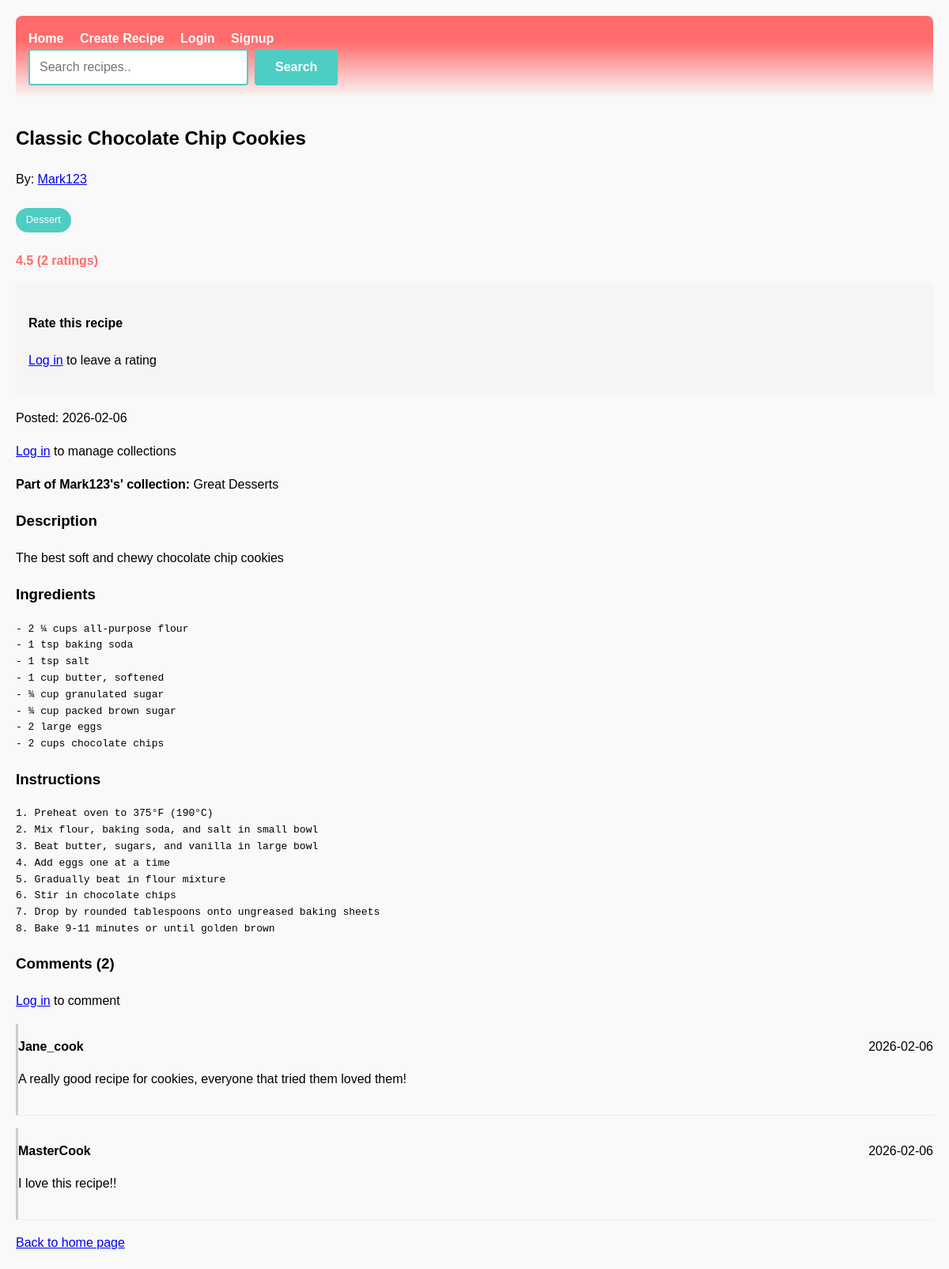
/recipe/1, run on the app's committed database.
### tables this page shows
CREATE TABLE recipe (
    recipe_id INTEGER PRIMARY KEY AUTOINCREMENT,
    user_id INTEGER,
    title VARCHAR NOT NULL,
    ingredients VARCHAR NOT NULL,
    instructions VARCHAR NOT NULL,
    description VARCHAR,
    category CHAR,
    created TIMESTAMP DEFAULT CURRENT_TIMESTAMP,
    FOREIGN KEY (user_id) REFERENCES user(user_id)
);

CREATE TABLE user (
    user_id INTEGER PRIMARY KEY AUTOINCREMENT,
    username VARCHAR(30) UNIQUE NOT NULL,
    email VARCHAR(60) UNIQUE NOT NULL,
    hashed_password VARCHAR(60) NOT NULL,
    type CHAR NOT NULL
);

CREATE TABLE collection (
    collection_id INTEGER PRIMARY KEY AUTOINCREMENT,
    user_id INTEGER,
    name VARCHAR NOT NULL,
    description VARCHAR,
    created TIMESTAMP DEFAULT CURRENT_TIMESTAMP,
    FOREIGN KEY (user_id) REFERENCES user(user_id)
);

CREATE TABLE comment (
    comment_id INTEGER PRIMARY KEY AUTOINCREMENT,
    user_id INTEGER,
    recipe_id INTEGER,
    comment_text VARCHAR NOT NULL,
    created TIMESTAMP DEFAULT CURRENT_TIMESTAMP,
    FOREIGN KEY (user_id) REFERENCES user(user_id),
    FOREIGN KEY (recipe_id) REFERENCES recipe(recipe_id)
);

### routes/recipes.py (the view, shortened to what this page needs)
@recipes_blueprint.route('/recipe/<int:recipe_id>')
def recipe(recipe_id):
    connection = db_connection()
    recipe = connection.execute('''SELECT r.*, u.username
                                    FROM recipe r
                                    JOIN user u ON r.user_id = u.user_id
                                    WHERE r.recipe_id = ?''', (recipe_id,)).fetchone()
    if recipe is None:
        connection.close()
        return redirect(url_for('recipes.index'))
    rating_ave, rating_count = rating_average(recipe_id)
    user_has_rated = False
    user_rating = None
    user_collections = []
    comments = connection.execute('''SELECT c.*, u.username
                                    FROM comment c
                                    JOIN user u ON c.user_id = u.user_id
                                    WHERE c.recipe_id = ?
                                    ORDER BY c.created DESC''', (recipe_id,)).fetchall()
    collections = connection.execute('''SELECT c.*
                                        FROM collection c
                                        JOIN recipe_collection rc on c.collection_id = rc.collection_id
                                        WHERE rc.recipe_id = ? AND c.user_id = ?''', (recipe_id, recipe['user_id'])).fetchall()
    connection.close()
    return render_template('recipe.html', recipe=recipe, rating_ave=rating_ave, rating_count=rating_count, user_has_rated=user_has_rated, user_rating=user_rating, user_collections=user_collections, comments=comments, collections=collections)

### helpers.py (called while the page is built)
def db_connection():
    connection = sqlite3.connect('database/recipes.db')
    connection.row_factory = sqlite3.Row
    return connection

def rating_average(recipe_id):
    connection = db_connection()
    result = connection.execute('''
        SELECT AVG(value) as rating_ave, COUNT(*) as rating_count
        FROM rating
        WHERE recipe_id = ?
                                ''', (recipe_id,)).fetchone()
    connection.close()
    if result['rating_ave']:
        return round(result['rating_ave'], 1), result['rating_count']
    return 0, 0

### templates/recipe.html (shortened to what this page needs)
{% extends "base.html" %}
{% block content %}
<div class="detail">
    <div class="header">
        <h2>{{recipe.title}}</h2>
        <p>By: <a href="{{url_for('recipes.profile', username=recipe.username) }}">{{recipe.username}}</a></p>
        <div class="meta">
            <span class="category">{{recipe.category}}</span>
            <div class="rating">
                {{rating_ave}} ({{rating_count}} ratings)
            </div>
            <div class="rating-section">
                <h4>Rate this recipe</h4>
                {%if session.user_id%}
                    {%if user_has_rated%}
                        <p>Your current recipe rating: {{user_rating}}/5</p>
                    {%else%}
                        <p>Rate this recipe:</p>
                    {%endif%}
                    <form method="POST" action="{{url_for('recipes.rate_recipe', recipe_id=recipe.recipe_id)}}">
                        <select name="rating" required>
                            <option value="">Select rating</option>
                            <option value="1">1 - Not good</option>
                            <option value="2">2 - Its ok</option>
                            <option value="3">3 - Good</option>
                            <option value="4">4 - Amazing</option>
                            <option value="5">5 - Delecious</option>
                        </select>
                        <button type="submit" class="btn">Submit</button>
                    </form>
                {%else%}
                    <p><a href="{{url_for('auth.login')}}">Log in</a> to leave a rating</p>
                {%endif%}
            </div>
            <span class="date">Posted: {{recipe.created[:10]}}</span>
        </div>
    </div>
    {%if session.user_id%}
    <div class="collection-actions">
            {%if user_collections%}
            <h4>Add to collection</h4>
            <form method="POST" action="{{url_for('collections.add_to_collection', recipe_id=recipe.recipe_id)}}">
                <select name="collection_id" required>
                    <option value="">Select Collection...</option>
                    {%for collection in user_collections%}
                    <option value="{{collection.collection_id}}">{{collection.name}}</option>
                    {%endfor%}
                </select>
                <button type="submit" class="btn">Add to collection</button>
            </form>
            {%endif%}
        {%else%}
            <p><a href="{{url_for('auth.login')}}">Log in</a> to manage collections</p>
    </div>
    {%endif%}
    {% if collections %}
    <div class="collections">
        <strong>Part of {{recipe.username}}'s' collection:</strong>
        {% for collection in collections %}
            <span class="collection-tag">{{collection.name}}</span>
        {%endfor%}
    </div>
    {% endif %}
    <div class="description">
        <h3>Description</h3>
        <p>{{recipe.description}}</p>
    </div>
    <div class="ingredients">
        <h3>Ingredients</h3>
        <pre>{{recipe.ingredients}}</pre>
    </div>
    <div class="instructions">
        <h3>Instructions</h3>
        <pre>{{recipe.instructions}}</pre>
    </div>
    <div class="comments">
        <h3>Comments ({{comments|length}})</h3>
        {%if session.user_id%}
        <div class="comment-form">
            <form method="POST" action="{{url_for('comments.make_comment', recipe_id=recipe.recipe_id)}}">
                <textarea name="comment_text" rows="2" placeholder="Make comment.." required></textarea>
                <button type="submit" class="btn">Comment</button>
            </form>
        </div>
        {%else%}
        <p><a href="{{url_for('auth.login')}}">Log in</a> to comment</p>
        {%endif%}
        {%if comments%}
            <div class="comments-list">
                {% for comment in comments %}
                <div class="comment">
                    <div class="comment-header">
                        <strong>{{comment.username}}</strong>
                        <span class="date">{{comment.created[:10]}}</span>
                    </div>
                    <p>{{comment.comment_text}}</p>
                </div>
                {%endfor%}
            </div>
            {%else%}
                <p>Be the first comment!</p>
            {%endif%}
    </div>
    <a href="{{url_for('recipes.index')}}">Back to home page</a>
{%endblock%}

### static/css/style.css (style rules this page uses)
body { font-family: Arial, sans-serif; max-width: 1200px; margin: 0 auto; padding: 20px; background-color: #f9f9f9; line-height: 1.6; }
.category { background-color: #4ecdc4; color: white; padding: 0.3rem 0.8rem; border-radius: 20px; font-size: 0.8rem; display: inline-block; margin: 0.5rem 0; }
.rating { color: #ff6b6b; font-weight: bold; margin: 0.5rem 0; }
.comment { border-left: 3px solid #ccc; padding-left: 1rem; margin: 1rem 0; }
.comment { border-bottom: 1px solid #eee; padding: 1rem 0; }
.comment-header { display: flex; justify-content: space-between; margin-bottom: 0.5rem; }
.rating-section { margin: 1rem 0; padding: 1rem; background: #f5f5f5; border-radius: 4px; }
.meta .category { display: inline-block; width: auto; max-width: 200px; white-space: nowrap; overflow: hidden; text-overflow: ellipsis; }

### data on the page
recipe: title "Classic Chocolate Chip Cookies", category "Dessert", created "2026-02-06", description "The best soft and chewy chocolate chip cookies", ingredients "- 2 ¼ cups all-purpose flour - 1 tsp baking soda - 1 tsp salt - 1 cup butter, softened - ¾ cup granulated sugar - ¾ cup packed brown sugar - 2 large eggs - 2 cups chocolate chips", instructions "1. Preheat oven to 375°F (190°C) 2. Mix flour, baking soda, and salt in small bowl 3. Beat butter, sugars, and vanilla in large bowl 4. Add eggs one at a time 5. Gradually beat in flour mixture 6. Stir in chocolate chips 7. Drop by rounded tablespoons onto ungreased baking sheets 8. Bake 9-11 minutes or until golden brown"
user: username "Mark123"
collection: name "Great Desserts"
comment: username "Jane_cook", created "2026-02-06", comment_text "A really good recipe for cookies, everyone that tried them loved them!"
comment: username "MasterCook", created "2026-02-06", comment_text "I love this recipe!!"

### other printed values
{{ rating_ave }} "4.5"
{{ rating_count }} "2"
{{ comments|length }} "2"
